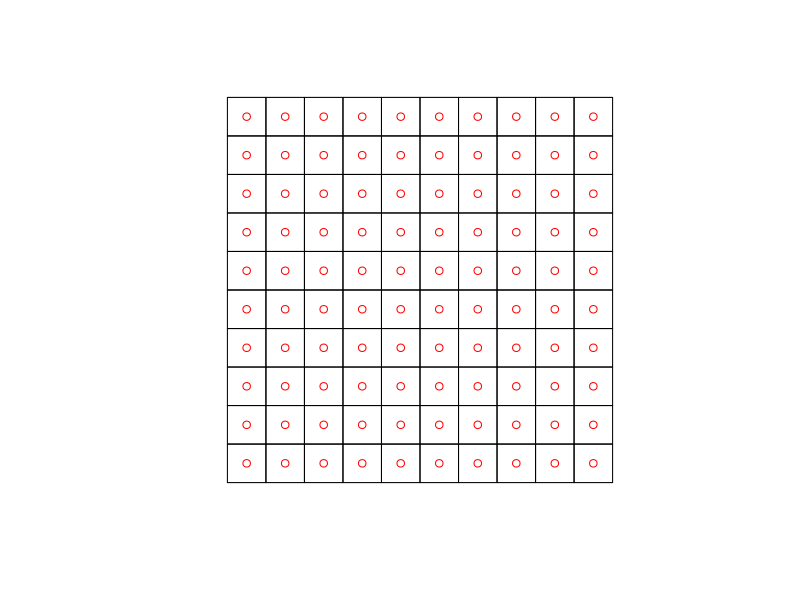
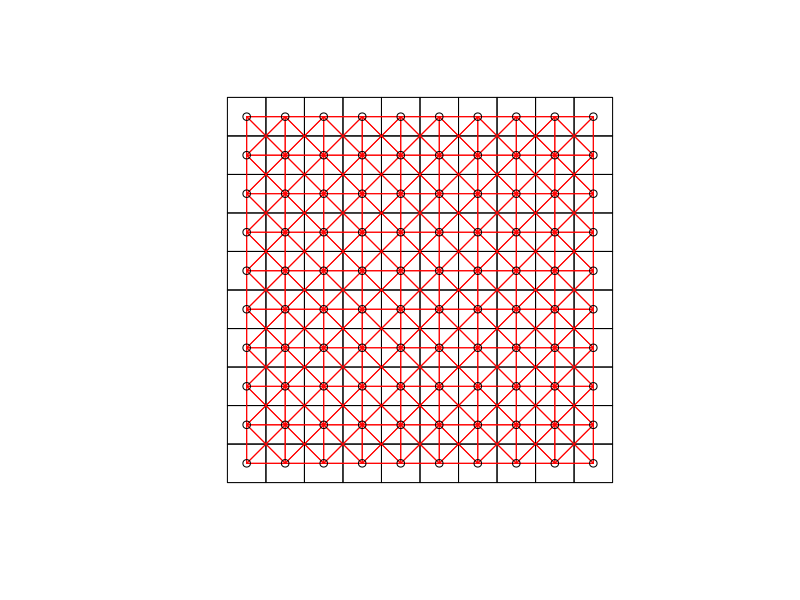
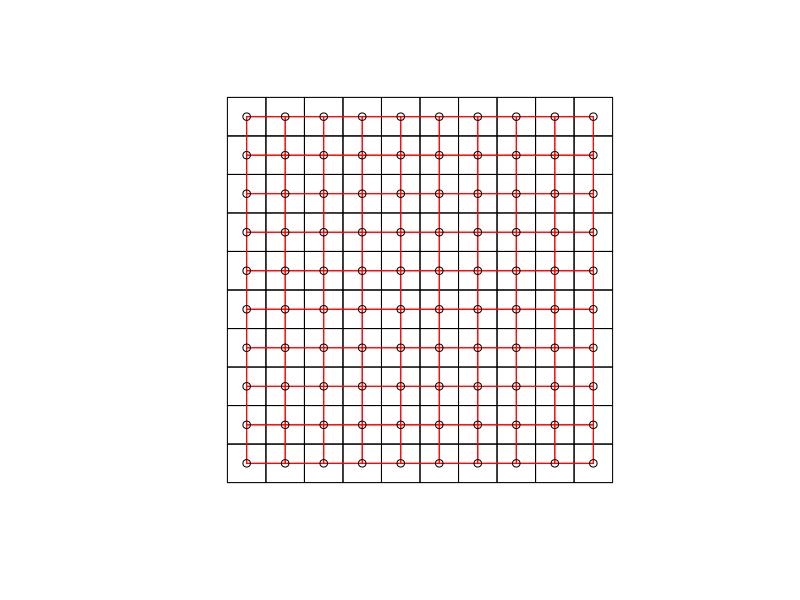

Reproduce these figures in R, in order.
# This code generates queen's and rook's based neighbors from scratch,
# .. first a a regular spatial grid is constructed.
#
library(raster)
library(sf)
library(spdep)
#
e <- as(raster::extent(0, 100, 0, 100), "SpatialPolygons") %>% 
  st_as_sf()
grd_lrg <- st_make_grid(e, cellsize = c(10, 10))
coords <- st_make_grid(e, cellsize = c(10, 10), what = "centers")
#
plot(grd_lrg)
plot(coords, col = "red", add=T)
#
## queen neighbors
nb_queen <- poly2nb(grd_lrg, queen = T)
#
plot(grd_lrg)
plot(nb_queen, coords, col = "red", add = T)
#
## rook neighbors
# (queen = F does not seem to work properly here, as of 8.8.2019)
nb_rook <- dnearneigh(coords, d1=0, d2=11)
#
plot(grd_lrg)
plot(nb_rook, coords, col = "red", add = T)
#
#
#
# adapted from https://gis.stackexchange.com/questions/273233/create-spatial-polygon-grid-from-spatial-points-in-r
